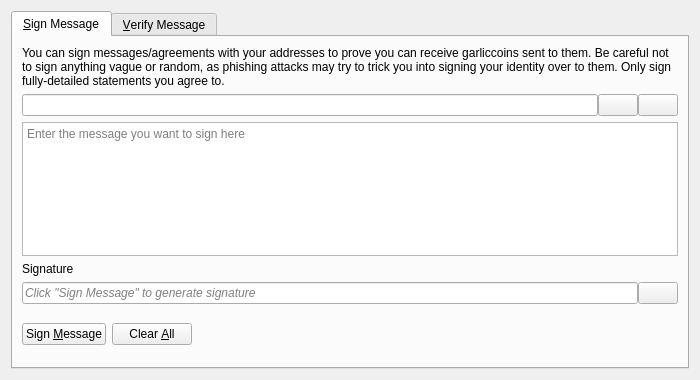
<?xml version="1.0" encoding="UTF-8"?>
<ui version="4.0">
 <class>SignVerifyMessageDialog</class>
 <widget class="QDialog" name="SignVerifyMessageDialog">
  <property name="geometry">
   <rect>
    <x>0</x>
    <y>0</y>
    <width>700</width>
    <height>380</height>
   </rect>
  </property>
  <property name="windowTitle">
   <string>Signatures - Sign / Verify a Message</string>
  </property>
  <property name="modal">
   <bool>true</bool>
  </property>
  <layout class="QVBoxLayout" name="verticalLayout">
   <item>
    <widget class="QTabWidget" name="tabWidget">
     <property name="currentIndex">
      <number>0</number>
     </property>
     <widget class="QWidget" name="tabSignMessage">
      <attribute name="title">
       <string>&amp;Sign Message</string>
      </attribute>
      <layout class="QVBoxLayout" name="verticalLayout_SM">
       <item>
        <widget class="QLabel" name="infoLabel_SM">
         <property name="text">
          <string>You can sign messages/agreements with your addresses to prove you can receive garliccoins sent to them. Be careful not to sign anything vague or random, as phishing attacks may try to trick you into signing your identity over to them. Only sign fully-detailed statements you agree to.</string>
         </property>
         <property name="textFormat">
          <enum>Qt::PlainText</enum>
         </property>
         <property name="wordWrap">
          <bool>true</bool>
         </property>
        </widget>
       </item>
       <item>
        <layout class="QHBoxLayout" name="horizontalLayout_1_SM">
         <property name="spacing">
          <number>0</number>
         </property>
         <item>
          <widget class="QValidatedLineEdit" name="addressIn_SM">
           <property name="toolTip">
            <string>The Garliccoin address to sign the message with</string>
           </property>
          </widget>
         </item>
         <item>
          <widget class="QPushButton" name="addressBookButton_SM">
           <property name="toolTip">
            <string>Choose previously used address</string>
           </property>
           <property name="text">
            <string/>
           </property>
           <property name="icon">
            <iconset resource="../garliccoin.qrc">
             <normaloff>:/icons/address-book</normaloff>:/icons/address-book</iconset>
           </property>
           <property name="shortcut">
            <string>Alt+A</string>
           </property>
           <property name="autoDefault">
            <bool>false</bool>
           </property>
          </widget>
         </item>
         <item>
          <widget class="QPushButton" name="pasteButton_SM">
           <property name="toolTip">
            <string>Paste address from clipboard</string>
           </property>
           <property name="text">
            <string/>
           </property>
           <property name="icon">
            <iconset resource="../garliccoin.qrc">
             <normaloff>:/icons/editpaste</normaloff>:/icons/editpaste</iconset>
           </property>
           <property name="shortcut">
            <string>Alt+P</string>
           </property>
           <property name="autoDefault">
            <bool>false</bool>
           </property>
          </widget>
         </item>
        </layout>
       </item>
       <item>
        <widget class="QPlainTextEdit" name="messageIn_SM">
         <property name="toolTip">
          <string>Enter the message you want to sign here</string>
         </property>
         <property name="placeholderText">
          <string>Enter the message you want to sign here</string>
         </property>
        </widget>
       </item>
       <item>
        <widget class="QLabel" name="signatureLabel_SM">
         <property name="text">
          <string>Signature</string>
         </property>
         <property name="textFormat">
          <enum>Qt::PlainText</enum>
         </property>
        </widget>
       </item>
       <item>
        <layout class="QHBoxLayout" name="horizontalLayout_2_SM">
         <property name="spacing">
          <number>0</number>
         </property>
         <item>
          <widget class="QLineEdit" name="signatureOut_SM">
           <property name="placeholderText">
            <string>Click "Sign Message" to generate signature</string>
           </property>
           <property name="font">
            <font>
             <italic>true</italic>
            </font>
           </property>
           <property name="readOnly">
            <bool>true</bool>
           </property>
          </widget>
         </item>
         <item>
          <widget class="QPushButton" name="copySignatureButton_SM">
           <property name="toolTip">
            <string>Copy the current signature to the system clipboard</string>
           </property>
           <property name="text">
            <string/>
           </property>
           <property name="icon">
            <iconset resource="../garliccoin.qrc">
             <normaloff>:/icons/editcopy</normaloff>:/icons/editcopy</iconset>
           </property>
           <property name="autoDefault">
            <bool>false</bool>
           </property>
          </widget>
         </item>
        </layout>
       </item>
       <item>
        <layout class="QHBoxLayout" name="horizontalLayout_3_SM">
         <item>
          <widget class="QPushButton" name="signMessageButton_SM">
           <property name="toolTip">
            <string>Sign the message to prove you own this Garliccoin address</string>
           </property>
           <property name="text">
            <string>Sign &amp;Message</string>
           </property>
           <property name="icon">
            <iconset resource="../garliccoin.qrc">
             <normaloff>:/icons/edit</normaloff>:/icons/edit</iconset>
           </property>
           <property name="autoDefault">
            <bool>false</bool>
           </property>
          </widget>
         </item>
         <item>
          <widget class="QPushButton" name="clearButton_SM">
           <property name="toolTip">
            <string>Reset all sign message fields</string>
           </property>
           <property name="text">
            <string>Clear &amp;All</string>
           </property>
           <property name="icon">
            <iconset resource="../garliccoin.qrc">
             <normaloff>:/icons/remove</normaloff>:/icons/remove</iconset>
           </property>
           <property name="autoDefault">
            <bool>false</bool>
           </property>
          </widget>
         </item>
         <item>
          <spacer name="horizontalSpacer_1_SM">
           <property name="orientation">
            <enum>Qt::Horizontal</enum>
           </property>
           <property name="sizeHint" stdset="0">
            <size>
             <width>40</width>
             <height>48</height>
            </size>
           </property>
          </spacer>
         </item>
         <item>
          <widget class="QLabel" name="statusLabel_SM">
           <property name="font">
            <font>
             <weight>75</weight>
             <bold>true</bold>
            </font>
           </property>
           <property name="text">
            <string/>
           </property>
           <property name="wordWrap">
            <bool>true</bool>
           </property>
          </widget>
         </item>
         <item>
          <spacer name="horizontalSpacer_2_SM">
           <property name="orientation">
            <enum>Qt::Horizontal</enum>
           </property>
           <property name="sizeHint" stdset="0">
            <size>
             <width>40</width>
             <height>48</height>
            </size>
           </property>
          </spacer>
         </item>
        </layout>
       </item>
      </layout>
     </widget>
     <widget class="QWidget" name="tabVerifyMessage">
      <attribute name="title">
       <string>&amp;Verify Message</string>
      </attribute>
      <layout class="QVBoxLayout" name="verticalLayout_VM">
       <item>
        <widget class="QLabel" name="infoLabel_VM">
         <property name="text">
          <string>Enter the receiver's address, message (ensure you copy line breaks, spaces, tabs, etc. exactly) and signature below to verify the message. Be careful not to read more into the signature than what is in the signed message itself, to avoid being tricked by a man-in-the-middle attack. Note that this only proves the signing party receives with the address, it cannot prove sendership of any transaction!</string>
         </property>
         <property name="textFormat">
          <enum>Qt::PlainText</enum>
         </property>
         <property name="alignment">
          <set>Qt::AlignLeading|Qt::AlignLeft|Qt::AlignTop</set>
         </property>
         <property name="wordWrap">
          <bool>true</bool>
         </property>
        </widget>
       </item>
       <item>
        <layout class="QHBoxLayout" name="horizontalLayout_1_VM">
         <property name="spacing">
          <number>0</number>
         </property>
         <item>
          <widget class="QValidatedLineEdit" name="addressIn_VM">
           <property name="toolTip">
            <string>The Garliccoin address the message was signed with</string>
           </property>
          </widget>
         </item>
         <item>
          <widget class="QPushButton" name="addressBookButton_VM">
           <property name="toolTip">
            <string>Choose previously used address</string>
           </property>
           <property name="text">
            <string/>
           </property>
           <property name="icon">
            <iconset resource="../garliccoin.qrc">
             <normaloff>:/icons/address-book</normaloff>:/icons/address-book</iconset>
           </property>
           <property name="shortcut">
            <string>Alt+A</string>
           </property>
           <property name="autoDefault">
            <bool>false</bool>
           </property>
          </widget>
         </item>
        </layout>
       </item>
       <item>
        <widget class="QPlainTextEdit" name="messageIn_VM">
          <property name="toolTip">
            <string>The signed message to verify</string>
          </property>
          <property name="placeholderText">
            <string>The signed message to verify</string>
          </property>
        </widget>
       </item>
       <item>
        <widget class="QValidatedLineEdit" name="signatureIn_VM">
          <property name="toolTip">
            <string>The signature given when the message was signed</string>
          </property>
          <property name="placeholderText">
            <string>The signature given when the message was signed</string>
          </property>
        </widget>
       </item>
       <item>
        <layout class="QHBoxLayout" name="horizontalLayout_2_VM">
         <item>
          <widget class="QPushButton" name="verifyMessageButton_VM">
           <property name="toolTip">
            <string>Verify the message to ensure it was signed with the specified Garliccoin address</string>
           </property>
           <property name="text">
            <string>Verify &amp;Message</string>
           </property>
           <property name="icon">
            <iconset resource="../garliccoin.qrc">
             <normaloff>:/icons/transaction_0</normaloff>:/icons/transaction_0</iconset>
           </property>
           <property name="autoDefault">
            <bool>false</bool>
           </property>
          </widget>
         </item>
         <item>
          <widget class="QPushButton" name="clearButton_VM">
           <property name="toolTip">
            <string>Reset all verify message fields</string>
           </property>
           <property name="text">
            <string>Clear &amp;All</string>
           </property>
           <property name="icon">
            <iconset resource="../garliccoin.qrc">
             <normaloff>:/icons/remove</normaloff>:/icons/remove</iconset>
           </property>
           <property name="autoDefault">
            <bool>false</bool>
           </property>
          </widget>
         </item>
         <item>
          <spacer name="horizontalSpacer_1_VM">
           <property name="orientation">
            <enum>Qt::Horizontal</enum>
           </property>
           <property name="sizeHint" stdset="0">
            <size>
             <width>40</width>
             <height>48</height>
            </size>
           </property>
          </spacer>
         </item>
         <item>
          <widget class="QLabel" name="statusLabel_VM">
           <property name="font">
            <font>
             <weight>75</weight>
             <bold>true</bold>
            </font>
           </property>
           <property name="text">
            <string/>
           </property>
           <property name="wordWrap">
            <bool>true</bool>
           </property>
          </widget>
         </item>
         <item>
          <spacer name="horizontalSpacer_2_VM">
           <property name="orientation">
            <enum>Qt::Horizontal</enum>
           </property>
           <property name="sizeHint" stdset="0">
            <size>
             <width>40</width>
             <height>48</height>
            </size>
           </property>
          </spacer>
         </item>
        </layout>
       </item>
      </layout>
     </widget>
    </widget>
   </item>
  </layout>
 </widget>
 <customwidgets>
  <customwidget>
   <class>QValidatedLineEdit</class>
   <extends>QLineEdit</extends>
   <header>qt/qvalidatedlineedit.h</header>
  </customwidget>
 </customwidgets>
 <resources>
  <include location="../garliccoin.qrc"/>
 </resources>
 <connections/>
</ui>
